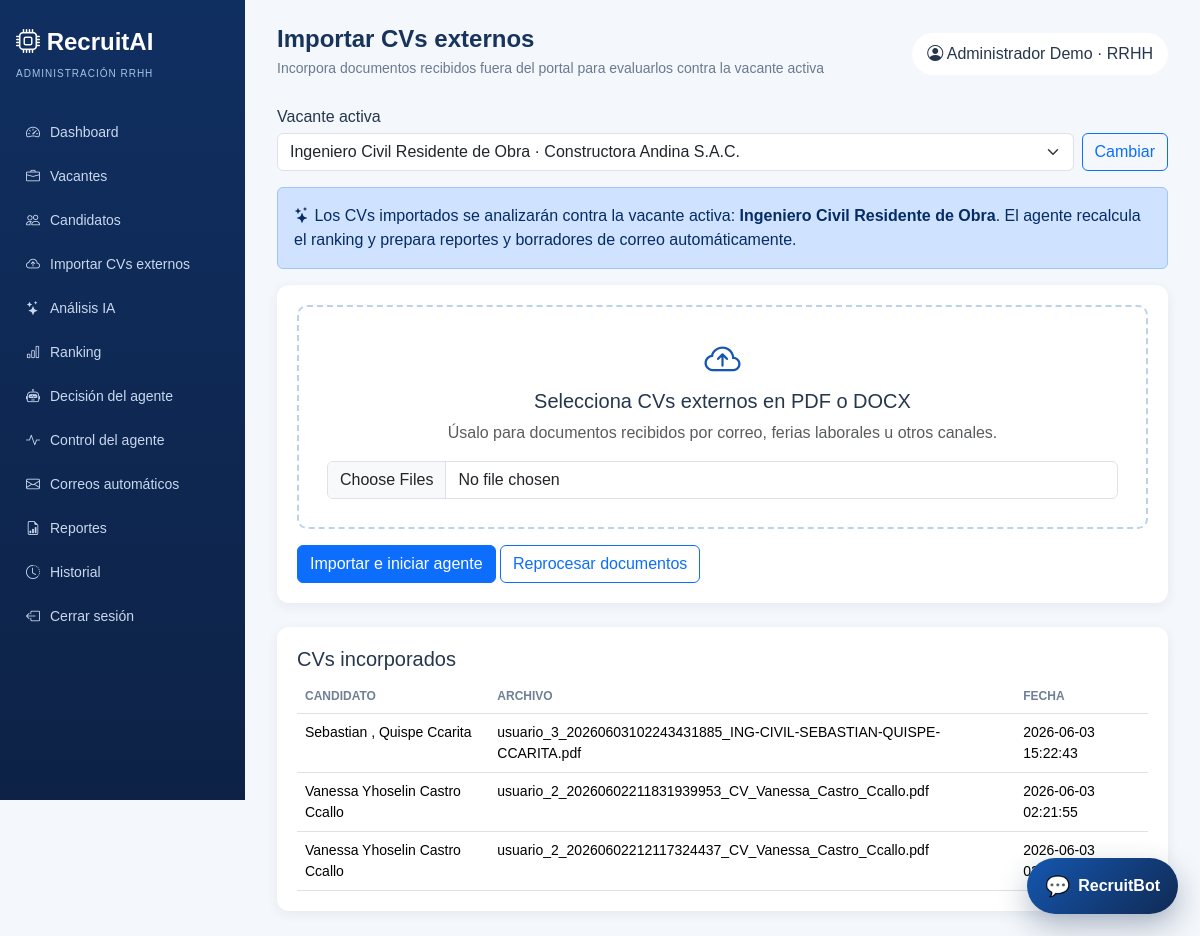
The page /carga-cvs (signed in) on the database its author committed.
### tables this page shows
CREATE TABLE vacantes (
        id INTEGER PRIMARY KEY AUTOINCREMENT, titulo TEXT NOT NULL, empresa TEXT NOT NULL,
        area TEXT, descripcion TEXT, requisitos TEXT, habilidades TEXT, experiencia INTEGER DEFAULT 0,
        estudios TEXT, fecha_entrevista TEXT, hora_entrevista TEXT, estado TEXT DEFAULT 'Activa',
        fecha_creacion TEXT DEFAULT CURRENT_TIMESTAMP
    , peso_habilidades INTEGER DEFAULT 70, peso_experiencia INTEGER DEFAULT 20, peso_estudios INTEGER DEFAULT 10, umbral_preseleccion INTEGER DEFAULT 80, umbral_observacion INTEGER DEFAULT 60, carreras_objetivo TEXT);

CREATE TABLE candidatos (
        id INTEGER PRIMARY KEY AUTOINCREMENT, nombre TEXT NOT NULL, correo TEXT, telefono TEXT,
        archivo TEXT, universidad TEXT, carrera TEXT, ciudad TEXT, fecha_creacion TEXT DEFAULT CURRENT_TIMESTAMP
    , usuario_id INTEGER, archivo_hash TEXT);

### app.py (the view, shortened to what this page needs)
@app.route("/admin/carga-cvs", methods=["GET", "POST"])
@app.route("/carga-cvs", methods=["GET", "POST"])
@role_required("admin")
def carga_cvs():
    uploaded_ids = []
    duplicated = 0
    return render_template("carga_cvs.html", candidatos=obtener_candidatos())

### app.py (called while the page is built)
def role_required(role):
    def decorator(view):
        @wraps(view)
        def wrapped(*args, **kwargs):
            if "usuario_id" not in session:
                return redirect(url_for("login"))
            if session.get("rol") != role:
                endpoint = "admin_dashboard" if session.get("rol") == "admin" else "candidate_dashboard"
                flash("No tienes permisos para acceder a esa sección.", "warning")
                return redirect(url_for(endpoint))
            return view(*args, **kwargs)
        return wrapped
    return decorator

def _vacante_actual():
    vacantes = obtener_vacantes(solo_activas=True) or obtener_vacantes()
    return vacantes[0] if vacantes else None

def _vacante_seleccionada():
    vacante_id = session.get("vacante_id")
    return obtener_vacante_por_id(vacante_id) or _vacante_actual()

@app.context_processor
def inject_csrf_token():
    def csrf_token():
        if "_csrf_token" not in session:
            session["_csrf_token"] = secrets.token_hex(24)
        return session["_csrf_token"]
    context = {"csrf_token": csrf_token}
    if session.get("rol") == "admin":
        context["nav_vacantes"] = obtener_vacantes()
        context["nav_vacante"] = _vacante_seleccionada()
    return context

@app.before_request
def csrf_protect():
    if request.method == "POST":
        expected = session.get("_csrf_token", "")
        payload = request.get_json(silent=True) or {}
        received = request.form.get("_csrf_token", "") or request.headers.get("X-CSRFToken", "") or payload.get("_csrf_token", "")
        if not expected or not hmac.compare_digest(expected, received):
            flash("La solicitud expiró o no es válida. Inténtalo nuevamente.", "warning")
            if request.is_json:
                return jsonify({"error": "csrf", "message": "Solicitud expirada o no valida."}), 400
            return redirect(request.referrer or url_for("landing"))

### modules/database.py (called while the page is built)
def _connection():
    DB_PATH.parent.mkdir(exist_ok=True)
    connection = sqlite3.connect(DB_PATH)
    connection.row_factory = sqlite3.Row
    connection.execute("PRAGMA foreign_keys = ON")
    return connection

def _rows(query, params=()):
    with _connection() as connection:
        return [dict(row) for row in connection.execute(query, params).fetchall()]

def obtener_vacantes(solo_activas=False):
    query = "SELECT * FROM vacantes"
    if solo_activas:
        query += " WHERE estado='Activa'"
    return _rows(query + " ORDER BY id DESC")

### templates/carga_cvs.html
{% extends 'base_admin.html' %}{% block heading %}Importar CVs externos{% endblock %}{% block subheading %}Incorpora documentos recibidos fuera del portal para evaluarlos contra la vacante activa{% endblock %}
{% block content %}<div class="alert alert-primary"><i class="bi bi-stars"></i> Los CVs importados se analizarán contra la vacante activa: <strong>{{nav_vacante.titulo}}</strong>. El agente recalcula el ranking y prepara reportes y borradores de correo automáticamente.</div><div class="panel mb-4"><form method="post" enctype="multipart/form-data"><input type="hidden" name="_csrf_token" value="{{csrf_token()}}"><div class="upload-zone"><i class="bi bi-cloud-arrow-up"></i><h5>Selecciona CVs externos en PDF o DOCX</h5><p class="text-muted">Úsalo para documentos recibidos por correo, ferias laborales u otros canales.</p><input class="form-control" type="file" name="cvs" accept=".pdf,.docx" multiple required></div><button class="btn btn-primary mt-3">Importar e iniciar agente</button> <a class="btn btn-outline-primary mt-3" href="{{url_for('analisis')}}">Reprocesar documentos</a></form></div>
<div class="panel"><h5>CVs incorporados</h5><table class="table"><thead><tr><th>Candidato</th><th>Archivo</th><th>Fecha</th></tr></thead><tbody>{% for item in candidatos %}<tr><td>{{item.nombre}}</td><td>{{item.archivo or '-'}}</td><td>{{item.fecha_creacion}}</td></tr>{% endfor %}</tbody></table></div>{% endblock %}

### static/css/style.css (style rules this page uses)
:root { --blue:#1557b0;--navy:#102a54;--bg:#f4f7fb;--muted:#6b7a90 }
* { box-sizing:border-box }
body { background:var(--bg);color:#26364d;font-family:Arial,sans-serif }
.panel,.metric-card { background:white;border-radius:12px;box-shadow:0 3px 12px #26466d12;padding:20px }
.table { font-size:14px;margin-bottom:0 }
.table th { color:#708096;font-size:12px;text-transform:uppercase }
.upload-zone { border:2px dashed #bed1eb;border-radius:10px;padding:28px;text-align:center }
.upload-zone i { color:var(--blue);font-size:36px }

### rows shown on the page
vacantes: titulo "Ingeniero Civil Residente de Obra"
candidatos: nombre "Sebastian , Quispe Ccarita", archivo "usuario_3_20260603102243431885_ING-CIVIL-SEBASTIAN-QUISPE-CCARITA.pdf", fecha_creacion "2026-06-03 15:22:43"
candidatos: nombre "Vanessa Yhoselin Castro Ccallo", archivo "usuario_2_20260602211831939953_CV_Vanessa_Castro_Ccallo.pdf", fecha_creacion "2026-06-03 02:21:55"
candidatos: nombre "Vanessa Yhoselin Castro Ccallo", archivo "usuario_2_20260602212117324437_CV_Vanessa_Castro_Ccallo.pdf", fecha_creacion "2026-06-03 02:18:33"

### other values the page prints
{{ label }} "Dashboard" "Vacantes" "Candidatos" "Importar CVs externos" "Análisis IA" "Ranking" "Decisión del agente" "Control del agente" "Correos automáticos" "Reportes" "Historial"
{{ session.usuario }} "Administrador Demo"
form field value "Ingeniero Civil Residente de Obra · Constructora Andina S.A.C."
